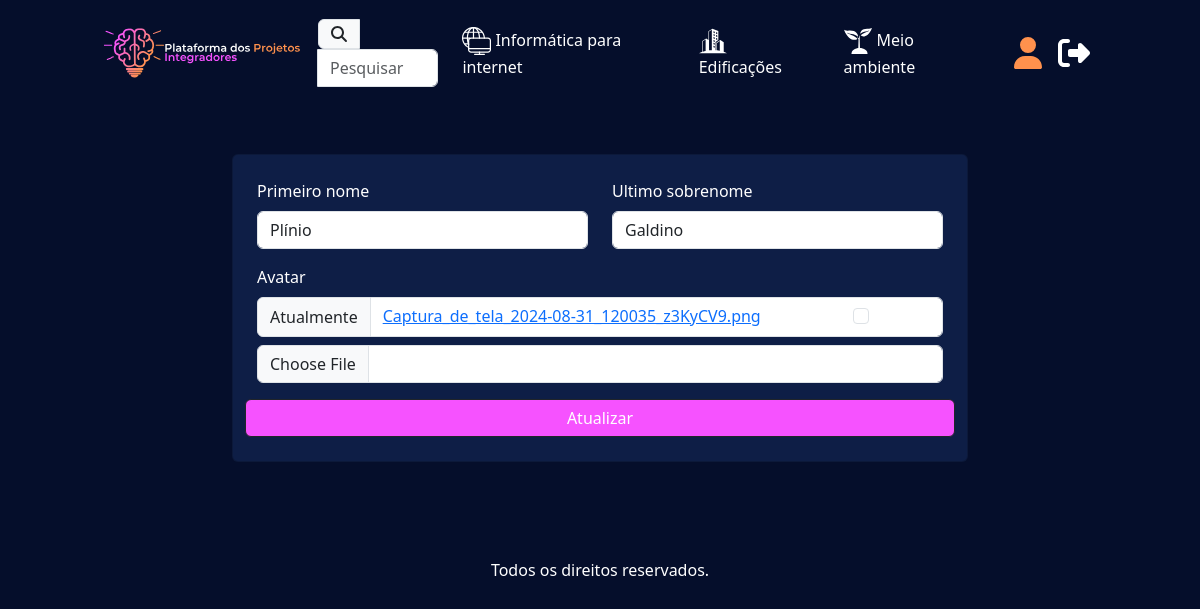
Page /editar_perfil/ (signed in) on the earlier database version.
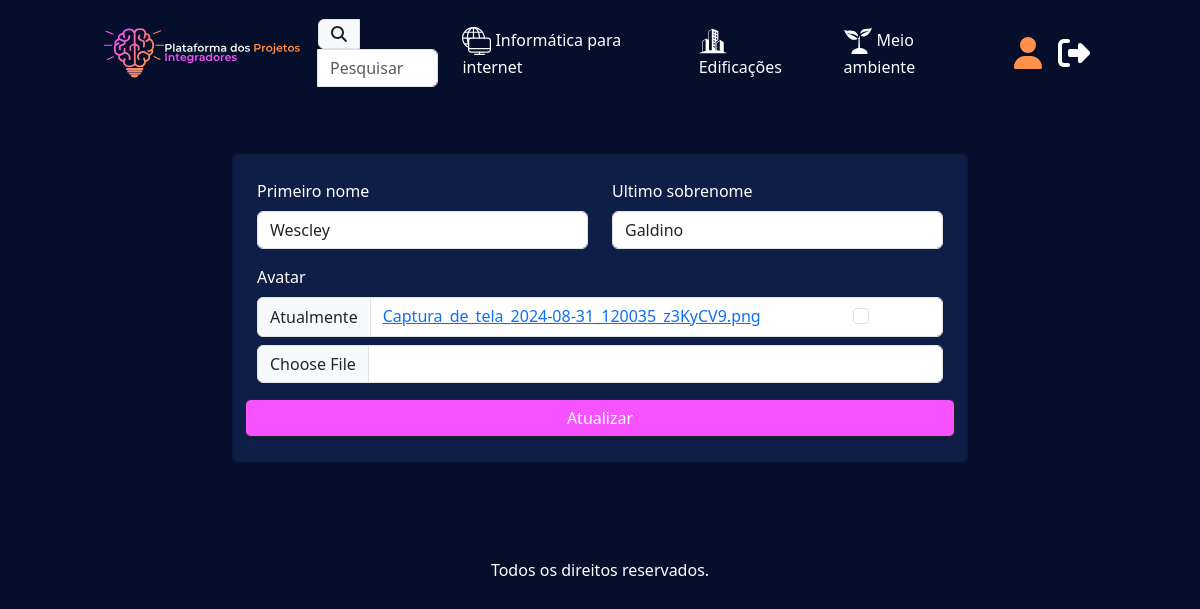
Same page on the later database version.
### users/models.py (models this page shows, shortened)
class Profile(models.Model):
    user = models.OneToOneField(User, on_delete=models.CASCADE, related_name="profile")
    avatar = models.ImageField(blank=True, null=True)
    primeiro_nome = models.CharField(max_length=50, blank=True)
    ultimo_sobrenome = models.CharField(max_length=50, blank=True)

### users/views.py (the view)
# urls.py: path("editar_perfil/", views.editarperfil, name = "editarperfil"),
@login_required
def editarperfil(request):
    profile = request.user.profile
    context = {}
    if request.method == 'POST':
        form = ProfileForm(request.POST, request.FILES, instance=request.user.profile)
        if form.is_valid():
            form.save()
            return redirect('verperfil')
        else:
            return render(request, 'editarperfil.html', {'form': form})
    else:
        form = ProfileForm(instance=profile)
        context = {
            'form': form,
        }
    return render(request, "editarperfil.html", context)

### users/forms.py
class ProfileForm(forms.ModelForm):
    class Meta:
        model = Profile
        fields = ['avatar', 'primeiro_nome', 'ultimo_sobrenome']
    def __init__(self, *args, **kwargs):
        super().__init__(*args, **kwargs)
        self.helper = FormHelper()
        self.helper.form_method = 'post'
        self.helper.layout = Layout(
            Row(
                Column('primeiro_nome', css_class='col-md-6'),
                Column('ultimo_sobrenome', css_class='col-md-6'),
                Column('avatar', css_class='col-md-12'),
                Submit('submit', 'Atualizar', css_class='col-md-12 btn btn-dark fundo-roxinho'),
            )
        )

### ppi/context_processors.py (called while the page is built)
def cursos(request):
    return {
        "cursos" : Curso.objects.all,
    }

### users/templates/editarperfil.html (shortened to what this page needs)
{% extends "base.html" %}
{% load static crispy_forms_tags %}
{% block conteudo %}
<div class="container my-5">
    <div class="row justify-content-center">
        <div class="col-md-8">
            <div class="card p-4 blueback">
                <form {% url 'editarperfil' %} method="POST" enctype="multipart/form-data">
                    {% crispy form %}
                </form>
            </div>
        </div>
    </div>
</div>
{% endblock conteudo %}

Differences in the rows shown:
changed Profile "Galdino": primeiro_nome "Plínio" → "Wescley"
